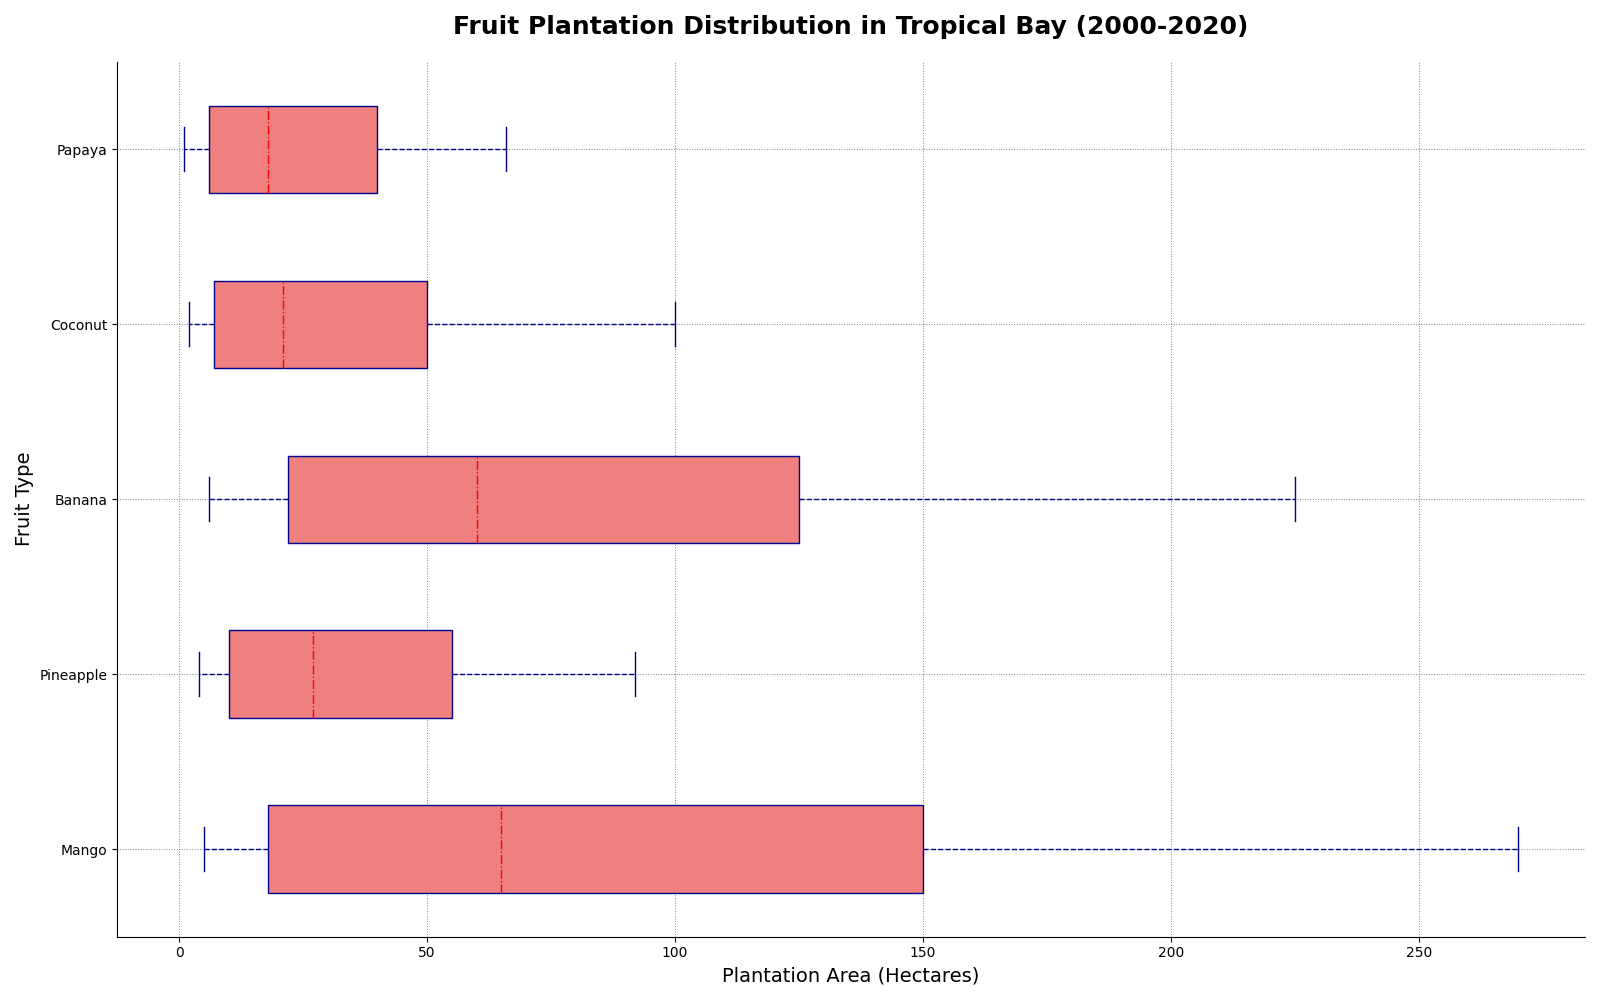

The script that drew this image:
import numpy as np
import matplotlib.pyplot as plt

# Data for each year from 2000 to 2020
years = np.arange(2000, 2021)

# Numerical data corresponding to each fruit
mango = np.array([5, 7, 8, 10, 14, 18, 22, 30, 40, 52, 65, 80, 98, 115, 135, 150, 170, 195, 220, 245, 270])
pineapple = np.array([4, 5, 6, 7, 9, 10, 12, 15, 18, 22, 27, 32, 40, 45, 50, 55, 62, 70, 78, 85, 92])
banana = np.array([6, 8, 10, 14, 18, 22, 28, 35, 42, 50, 60, 70, 85, 95, 110, 125, 140, 160, 182, 200, 225])
coconut = np.array([2, 3, 4, 5, 6, 7, 9, 11, 14, 17, 21, 25, 30, 35, 42, 50, 58, 68, 78, 88, 100])
papaya = np.array([1, 2, 3, 4, 5, 6, 8, 10, 12, 15, 18, 22, 25, 30, 35, 40, 45, 50, 55, 60, 66])

# Assembling data for the boxplot
plantation_data = np.vstack([mango, pineapple, banana, coconut, papaya])

# Create subplots
fig, ax = plt.subplots(figsize=(16, 10))

# Label for each type of fruit
fruit_labels = ['Mango', 'Pineapple', 'Banana', 'Coconut', 'Papaya']
boxplot_data = np.transpose(plantation_data)

# Configuration and display of the boxplot
ax.boxplot(boxplot_data, vert=False, patch_artist=True,
           boxprops=dict(facecolor="#f08080", color="darkblue"),
           whiskerprops=dict(color="darkblue", linestyle="--"),
           capprops=dict(color="darkblue"),
           flierprops=dict(markerfacecolor='g', marker='*', markersize=8, color="darkblue"),
           medianprops=dict(color="red", linestyle="-."))

# Adding gridlines and changing grid style
ax.grid(True, linestyle=':', linewidth=0.7, color='gray')

# Modifying border visibility
ax.spines['right'].set_visible(False)
ax.spines['top'].set_visible(False)

# Setting new y-tick labels
ax.set_yticklabels(fruit_labels)
ax.set_title("Fruit Plantation Distribution in Tropical Bay (2000-2020)", fontsize=18, fontweight='bold', pad=20)
ax.set_xlabel('Plantation Area (Hectares)', fontsize=14)
ax.set_ylabel('Fruit Type', fontsize=14)

# Adjust layout for the plot
plt.tight_layout()
plt.show()
